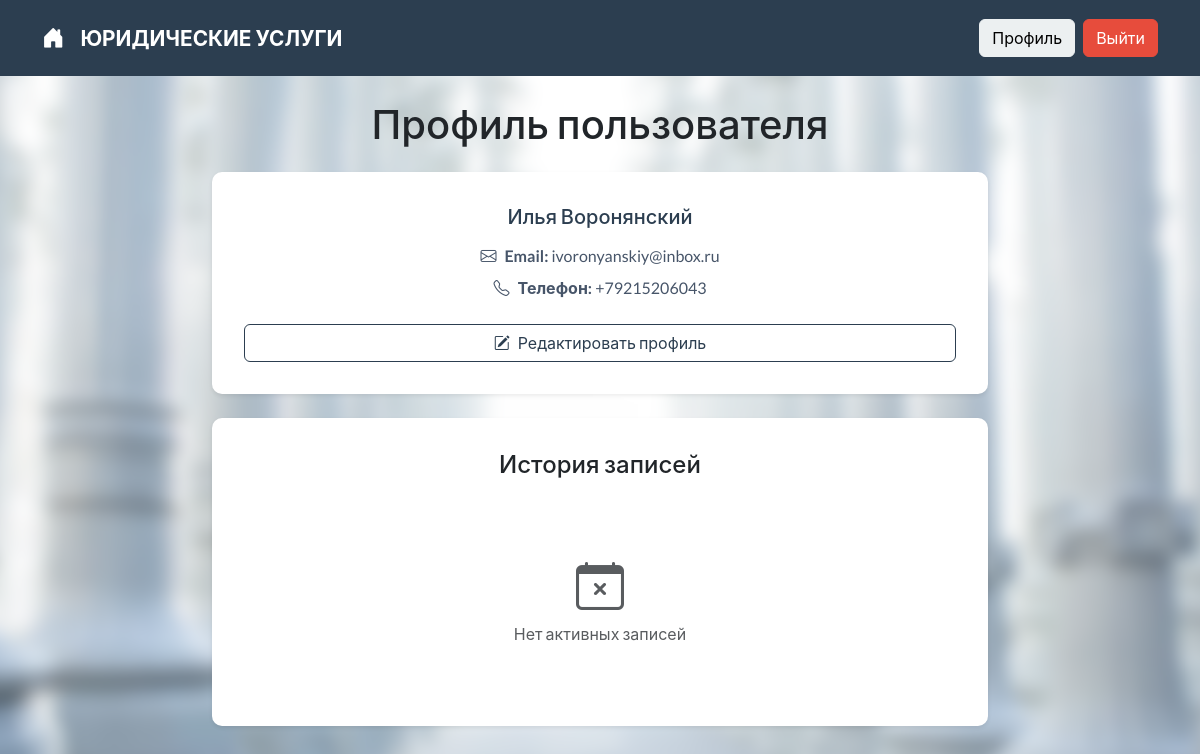
The page /accounts/client_profile/ (signed in) on the database as committed earlier.
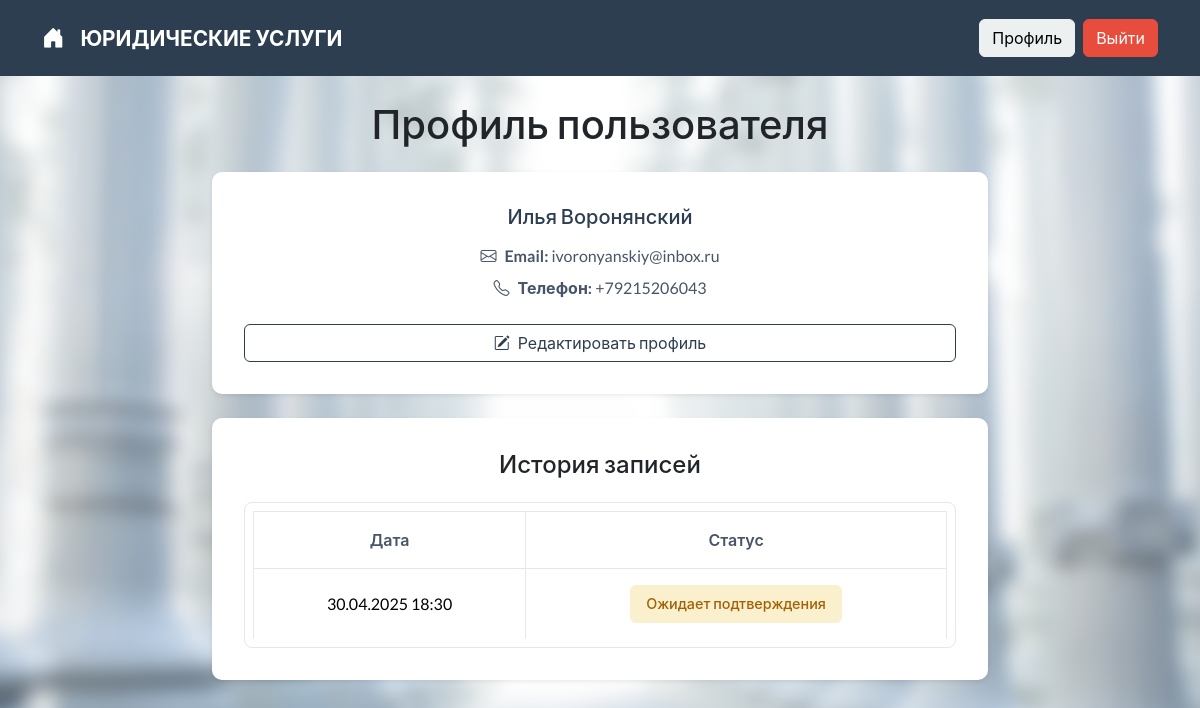
The same page on the database as committed later.
### appointments/models.py (models this page shows, shortened)
class Appointment(models.Model):
    STATUS_CHOICES = [
        ('Pending', 'Ожидает подтверждения'),
        ('Approved', 'Подтверждено'),
        ('Rejected', 'Отклонено'),
    ]
    client = models.ForeignKey(
        settings.AUTH_USER_MODEL,
        on_delete=models.CASCADE,
        related_name='client_appointments',
        verbose_name="Клиент"
    )
    lawyer = models.ForeignKey(
        settings.AUTH_USER_MODEL,
        on_delete=models.CASCADE,
        related_name='lawyer_appointments',
        verbose_name="Юрист"
    )
    date = models.DateTimeField(
        "Дата и время",
        help_text="Дата и время записи"
    )
    status = models.CharField(
        "Статус",
        max_length=10,
        choices=STATUS_CHOICES,
        default='Pending'
    )
    created_at = models.DateTimeField(
        "Создано",
        auto_now_add=True
    )
    updated_at = models.DateTimeField(
        "Обновлено",
        auto_now=True
    )
    class Meta:
        verbose_name = "Запись"
        verbose_name_plural = "Записи"
        ordering = ['-date']
        constraints = [
            models.UniqueConstraint(
                fields=['lawyer', 'date'],
                name='unique_appointment'
            )
        ]

### appointments/views.py (the view)
# urls.py: path('client_profile/', client_profile, name='client_profile'),
@login_required
def client_profile(request):
    user = request.user
    appointments = user.client_appointments.all()
    return render(request, 'accounts/client_profile.html', {
        'user': user,
        'appointments': appointments,
    })

### context_processors.py (called while the page is built)
def lawyer_notifications(request):
    from appointments.models import Appointment  # avoid circular imports
    if request.user.is_authenticated and hasattr(request.user, 'lawyerprofile'):
        count = Appointment.objects.filter(lawyer=request.user, status="Pending").count()
        return {'pending_appointments_count': count}
    return {}

### templates/accounts/client_profile.html (shortened to what this page needs)
{% extends 'base.html' %}
{% block content %}
<div class="container" style="max-width: 800px;">
    <h2 class="mb-4 text-center">Профиль пользователя</h2>
    <div class="card mb-4 shadow-sm">
        <div class="card-body">
            <h5 class="card-title mb-3 text-primary text-center">{{ user.full_name }}</h5>
            <div class="user-info text-center">
                <p class="mb-2"><i class="bi bi-envelope me-2"></i><strong>Email:</strong> {{ user.email }}</p>
                <p class="mb-2"><i class="bi bi-telephone me-2"></i><strong>Телефон:</strong> {{ user.phone }}</p>
            </div>
            <a href="{% url 'accounts:edit_profile' %}" class="btn btn-outline-primary mt-3 w-100">
                <i class="bi bi-pencil-square me-2"></i>Редактировать профиль
            </a>
        </div>
    </div>
    <div class="card shadow-sm">
        <div class="card-body">
            <h4 class="mb-4 text-center">История записей</h4>
            {% if appointments %}
            <div class="table-responsive">
                <table class="table table-hover">
                    <thead>
                        <tr>
                            <th scope="col" class="text-center">Дата</th>
                            <th scope="col" class="text-center">Статус</th>
                        </tr>
                    </thead>
                    <tbody>
                        {% for appointment in appointments %}
                        <tr>
                            <td class="text-center align-middle">{{ appointment.date|date:"d.m.Y H:i" }}</td>
                            <td class="text-center align-middle">
                                {% if appointment.status == "Pending" %}
                                    <span class="status-badge pending">Ожидает подтверждения</span>
                                {% elif appointment.status == "Rejected" %}
                                    <span class="status-badge rejected">Запись отменена</span>
                                {% elif appointment.status == "Approved" %}
                                    <span class="status-badge approved">Запись подтверждена</span>
                                {% else %}
                                    <span class="status-badge">{{ appointment.status }}</span>
                                {% endif %}
                            </td>
                        </tr>
                        {% endfor %}
                    </tbody>
                </table>
            </div>
            {% else %}
            <div class="text-center text-muted py-5">
                <i class="bi bi-calendar-x fs-1 mb-3"></i>
                <p class="mb-0">Нет активных записей</p>
            </div>
            {% endif %}
        </div>
    </div>
</div>
{% endblock %}

Rows that differ between the two databases and show on the page:
added Appointment: date "30.04.2025 18:30", status "Ожидает подтверждения"
Other text that changed with them:
text no longer shown: "Нет активных записей"
text now shown: "Дата Статус"
